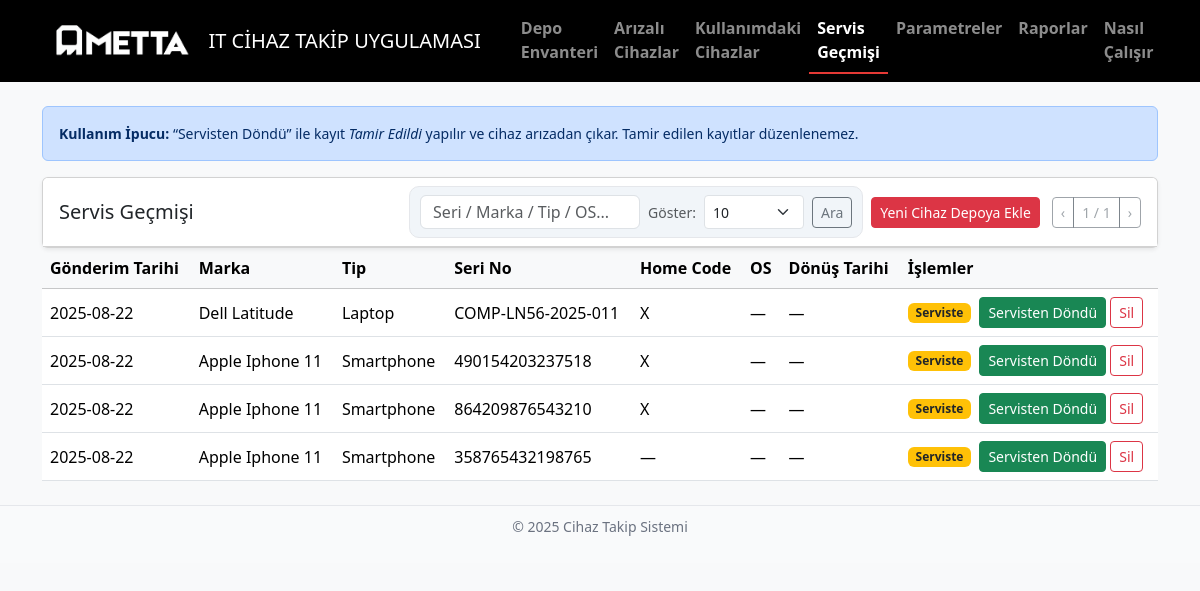
The app's page /service, older data.
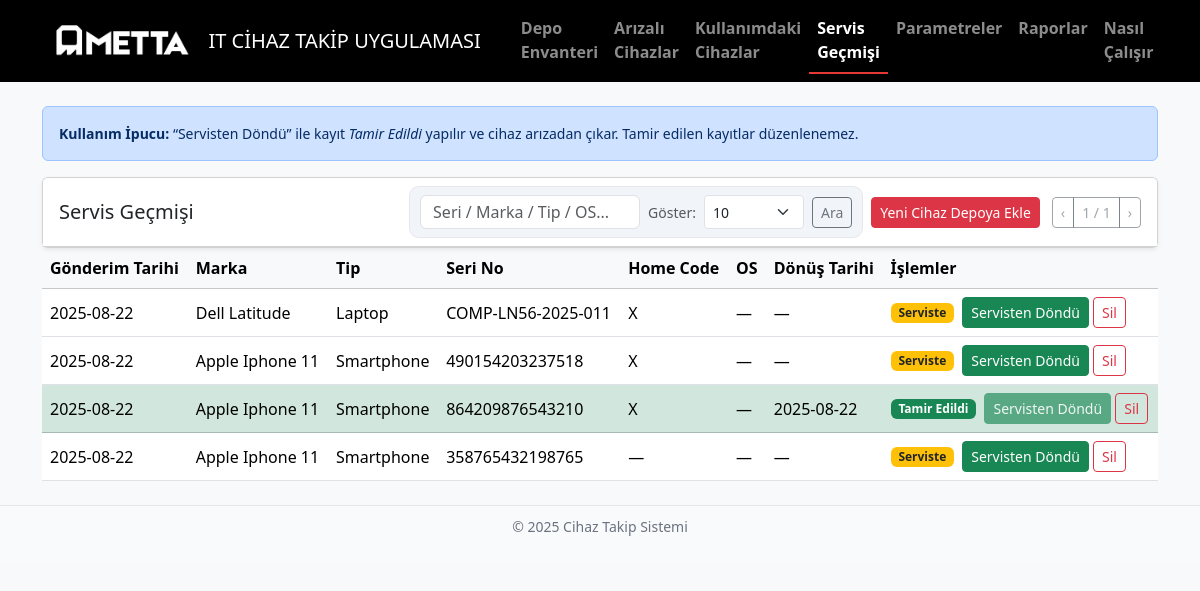
The same page, newer data.
### app.py (models this page shows)
class ServiceRecord(db.Model):
    __tablename__ = "service_records"
    id = db.Column(db.Integer, primary_key=True)
    device_id = db.Column(db.Integer, db.ForeignKey("devices.id"), nullable=False)
    service_date = db.Column(db.Date, nullable=False)
    status = db.Column(db.String(30), default="Beklemede")  # Beklemede / Gönderildi / Geldi / Tamir Edildi / Teslim Edildi
    description = db.Column(db.Text)
    cost = db.Column(db.Float, default=0.0)
    return_date = db.Column(db.Date)  # ⇠ servisten dönüş tarihi
    created_at = db.Column(db.DateTime, default=datetime.utcnow, nullable=False)
    device = db.relationship("Device", back_populates="service_records")

class Device(db.Model):
    __tablename__ = "devices"
    id = db.Column(db.Integer, primary_key=True)
    brand = db.Column(db.String(80), nullable=False)
    type = db.Column(db.String(40), nullable=False)   # Monitor, Laptop PC vb.
    serial = db.Column(db.String(120), unique=True, nullable=False)
    home_code = db.Column(db.String(80))
    os = db.Column(db.String(80))
    quantity = db.Column(db.Integer, default=1, nullable=False)
    is_faulty = db.Column(db.Boolean, default=False, nullable=False)
    created_at = db.Column(db.DateTime, default=datetime.utcnow, nullable=False)
    service_records = db.relationship(
        "ServiceRecord", back_populates="device", cascade="all, delete-orphan"
    )
    faults = db.relationship(
        "Fault", back_populates="device", cascade="all, delete-orphan"
    )
    usages = db.relationship(
        "Usage", back_populates="device", cascade="all, delete-orphan"
    )

### app.py (the view, shortened to what this page needs)
@app.route("/service")
def service():
    q = (request.args.get("q") or "").strip()
    page = request.args.get("page", 1, type=int)
    per_page = request.args.get("per_page", 10, type=int)
    base = ServiceRecord.query.join(Device, ServiceRecord.device_id == Device.id)
    pagination = base.order_by(
        ServiceRecord.service_date.desc(), ServiceRecord.id.desc()
    ).paginate(page=page, per_page=per_page, error_out=False)
    devices = Device.query.order_by(Device.brand.asc()).all()
    brands = get_param_list("brands")
    types  = get_param_list("types")
    oslist = get_param_list("os_list")
    return render_template(
        "service.html",
        pagination=pagination,
        devices=devices,
        q=q,
        brands=brands,
        types=types,
        oslist=oslist,
        per_page=per_page,
    )

### app.py (called while the page is built)
def _split_list(text: str):
    if not text:
        return []
    raw = text.replace("\r", "\n").replace(",", "\n").split("\n")
    return [x.strip() for x in raw if x.strip()]

def get_param_list(key: str):
    p = Parameter.query.filter_by(key=key).first()
    return _split_list(p.value if p else "")

### templates/service.html (shortened to what the changed rows need)
<!doctype html>
<html lang="tr">
<head>
  <link href="https://cdn.jsdelivr.net/npm/bootstrap@5.3.3/dist/css/bootstrap.min.css" rel="stylesheet">
</head>
<body class="bg-light">
<div class="container my-4">
    <div class="table-responsive">
      <table class="table table-hover align-middle mb-0">
        <thead class="table-light">
          <tr>
            <th>Gönderim Tarihi</th>
            <th>Marka</th>
            <th>Tip</th>
            <th>Seri No</th>
            <th>Home Code</th>
            <th>OS</th>
            <th>Dönüş Tarihi</th>
            <th>İşlemler</th>
          </tr>
        </thead>
        <tbody>
          {% for r in pagination.items %}
          {% set is_done = (r.status == 'Tamir Edildi') %}
          <tr class="{% if is_done %}table-success{% endif %}">
            <td class="text-nowrap">{{ r.service_date.strftime('%Y-%m-%d') }}</td>
            <td>{{ r.device.brand }}</td>
            <td>{{ r.device.type }}</td>
            <td class="text-nowrap">{{ r.device.serial }}</td>
            <td>{{ r.device.home_code or '—' }}</td>
            <td class="text-nowrap">{{ r.device.os or '—' }}</td>
            <td class="text-nowrap">{% if r.return_date %}{{ r.return_date.strftime('%Y-%m-%d') }}{% else %}—{% endif %}</td>
            <td class="text-nowrap">
              {% if not is_done %}
                <span class="badge bg-warning text-dark me-1">Serviste</span>
              {% else %}
                <span class="badge bg-success me-1">Tamir Edildi</span>
              {% endif %}
              <form method="post" action="{{ url_for('service_update', id=r.id) }}" class="d-inline">
                <button class="btn btn-sm btn-success" {% if is_done %}disabled{% endif %}>Servisten Döndü</button>
              </form>
              <form id="sdel{{ r.id }}" action="{{ url_for('service_delete', id=r.id) }}" method="post" class="d-inline">
                <button type="button" class="btn btn-sm btn-outline-danger"
                        onclick="if(confirm('Silinsin mi?')) this.form.submit()">Sil</button>
              </form>
            </td>
          </tr>
          {% else %}
          <tr><td colspan="8" class="text-center text-muted py-4">Kayıt yok.</td></tr>
          {% endfor %}
        </tbody>
      </table>
    </div>
  </div>
</body>
</html>

Row changes from the older to the newer data that the page shows:
changed ServiceRecord (number 3 of 4 on the later page): return_date (not shown) → "2025-08-22"; text "Serviste" → "Tamir Edildi"; no longer shows "—"
